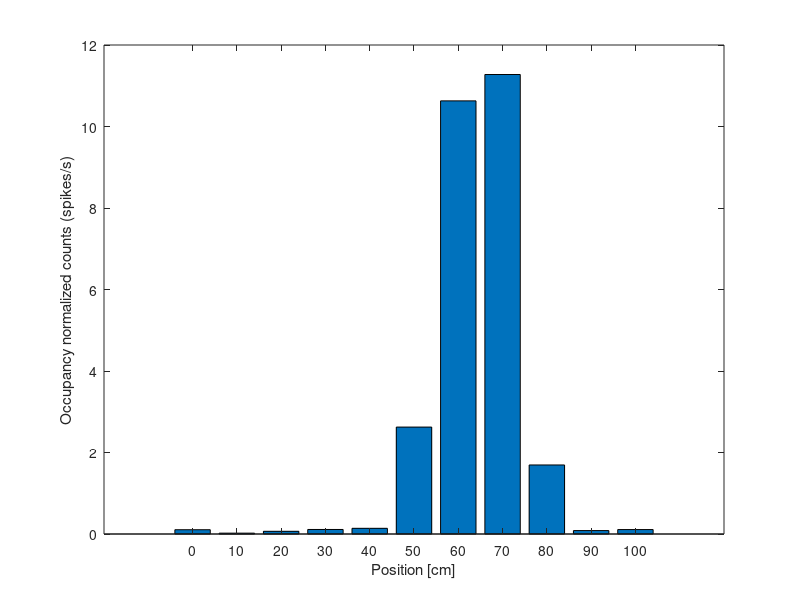

The MATLAB source for this figure: (Note: this script raises an error after producing the figure.)
%% Chapter 9, Step 1.

load('Ch9-spikes-1.mat')	%Load the place field data
plot(t,X)					%... and plot the rat's position.
xlabel('Time [s]');			%... with axes labelled.
ylabel('Position [cm]')

%Histogram spikes into bins centered at times t.
spiketrain = hist(spiketimes,t)';

plot(t,X)                   %Plot the position.
hold on                     %Freeze graphics window.
plot(t,10*spiketrain,'g')   %Plot the spikes.
hold off                    %Release graphics window.
xlabel('Time [sec]')        %Label the axes.
ylabel('Position [cm]')

spikeindex=find(spiketrain);	%Deterime index of each spike.

plot(t,X)					%Plot the position.
hold on						%Freeze graphics window.
plot(t(spikeindex),X(spikeindex),'r.')%Plot spikes @ positions.
hold off					%Release graphics window.
xlabel('Time [sec]')		%Label the axes.
ylabel('Position [cm]')

bins=0:10:100;					%Define spatial bins.
spikehist=hist(X(spikeindex),bins);%Histogram positions @ spikes.
occupancy=hist(X,bins)*0.001;	%Convert occupancy to seconds.
bar(bins,spikehist./occupancy); %Plot results as bars.
xlabel('Position [cm]')			%Label the axes.
ylabel('Occupancy normalized counts (spikes/s)')

%% Chapter 9, Step 2.

%Fit Model 1 to the spike train data.
b=glmfit(X,spiketrain,'poisson','identity');

bar(bins,spikehist./occupancy);		%Plot occupancy norm. hist.
hold on;                        	%Freeze graphics.
plot(bins,(b(1)+b(2)*bins)*1000,'r');%Plot model.
hold off                        	%Release graphics.
xlabel('Position [cm]')			%Label the axes.
ylabel('Occupancy normalized counts (spikes/s)')

%% Chapter 9, Step 3.

%Fit Model 2 to the spike train data.
b2=glmfit(X,spiketrain,'poisson','log');

%Fit Model 2 to the spike train data (omitting last input).
b2=glmfit(X,spiketrain,'poisson');

bar(bins,spikehist./occupancy);		%Plot occupancy norm. hist.
hold on;                        	%Freeze graphics.
plot(bins,exp(b2(1)+b2(2)*bins)*1000,'r');	%Plot Model 2.
hold off                        	%Release graphics.
xlabel('Position [cm]')				%Label the axes.
ylabel('Occupancy normalized counts (spikes/s)')

%Fit Model 3 to the spike train data (omitting last input).
b3=glmfit([X X.^2],spiketrain,'poisson');

bar(bins,spikehist./occupancy);		%Plot occupancy norm. hist.
hold on;                        	%Freeze graphics.
plot(bins,exp(b3(1)+b3(2)*bins+b3(3)*bins.^2)*1000,'r');%Model 3.
hold off                        	%Release graphics.
xlabel('Position [cm]')				%Label the axes.
ylabel('Occupancy normalized counts (spikes/s)')

%Compute maximum likelihood estimates of:
mu=-b3(2)/2/b3(3);                  %...place field center,
sigma=sqrt(-1/(2*b3(3)));           %...place field size,
alpha=exp(b3(1)-b3(2)^2/4/b3(3));   %...max firing rate.

%%  Chapter 9, Step 4.

lambda2=exp(b2(1)+b2(2)*X);		%Use Poisson rate function,
LL2=sum(log(poisspdf(spiketrain,lambda2)));%..and log likelihood,
AIC2 = -2*LL2+2*2;				%...to find AIC for Model 2.

%Compute the AIC for Model 3.
AIC3 = -2*sum(log(poisspdf(spiketrain, ...
                    exp(b3(1)+b3(2)*X+b3(3)*X.^2))))+2*3;

dAIC=AIC2-AIC3;		%Difference in AIC between Models 1 and 2.

%Fit Model 2 and Model 3, and compute difference in AIC.
[b2 dev2 stats2]=glmfit(X,spiketrain,'poisson');
[b3 dev3 stats3]=glmfit([X X.^2],spiketrain,'poisson');
dAIC=(dev2+2*2)-(dev3+2*3);

p=1-chi2cdf(dev2-dev3,1);	%Compare Models 2 and 3, nested GLMs.

%Compute 95% CI for parameters of Model 2.
CI2=[b2-2*stats2.se b2+2*stats2.se];

eCI2 = exp(CI2);	%Exponentiate Model 2 CIs.

%Compute 95% CI for parameters of Model 3.
CI3 = [b3-2*stats3.se b3+2*stats3.se];

p_beta2 = stats3.p(3);	%Significance level of Model 3 parameter.

N = length(spiketimes);				%Define # of spikes.
lambda3=exp(b3(1)+b3(2)*X+b3(3)*X.^2);	%Evaluate Model 3.
Z(1)=sum(lambda3(1:spikeindex(1)));	%1st rescaled waiting time.
for i=2:N							%... and the rest.
  Z(i)=sum(lambda3(spikeindex(i-1):spikeindex(i)));
end

%Compute empirical CDF from rescaled waiting times.
[eCDF, zvals] = ecdf(Z);

mCDF = 1-exp(-zvals);				%Model CDF at z values.
plot(mCDF,eCDF)						%Create KS-plot.
hold on								%Freeze graphics window.
plot([0 1], [0 1]+1.36/sqrt(N),'k')	%Upper confidence bound.
plot([0 1], [0 1]-1.36/sqrt(N),'k')	%Lower confidence bound.
hold off							%Release graphics window.
xlabel('Model CDF')					%Label the axes.
ylabel('Empirical CDF')

R = cumsum(stats3.resid);	%Cumulative sum of Model 3 residuals.

plot(t,R)

%% Chapter 9, Step 3 (revisited).

dir = [0; diff(X)>0];

%Fit Model 4, and return estimates and useful statistics.
[b4,dev4,stats4]=glmfit([X X.^2 dir],spiketrain,'poisson');

%% Chapter 9, Step 4 (revisited).

dAIC=(dev3+2*3)-(dev4+2*4);%Difference in AIC between Models 3&4.

p=1-chi2cdf(dev3-dev4,1); %Compare Models 3 and 4, nested GLMs.

%For model 4, compute 95% CI for last parameter,
CI_beta3 = [b4(4)-2*stats4.se(4) b4(4)+2*stats4.se(4)];
p_beta3 = stats4.p(4);	%... and significance level.

lambda4=exp(b4(1)+b4(2)*X+b4(3)*X.^2+b4(4)*dir);%Eval. Model 4.
Z(1)=sum(lambda4(1:spikeindex(1)));	%1st rescaled waiting time.
for i=2:N							%... and the rest.
  Z(i)=sum(lambda4(spikeindex(i-1):spikeindex(i)));
end
[eCDF, zvals] = ecdf(Z);			%Define empirical CDF,
mCDF = 1-exp(-zvals);				%...and model CDF,
plot(mCDF,eCDF)						%...to create KS-plot.
hold on								%Freeze graphics window.
plot([0 1], [0 1]+1.36/sqrt(N),'k')	%Upper confidence bound.
plot([0 1], [0 1]-1.36/sqrt(N),'k')	%Lower confidence bound.
hold off							%Release graphics window.
xlabel('Model CDF')					%Label the axes.
ylabel('Empirical CDF')

R = cumsum(stats4.resid);	%Cumulative sum of Model 4 residuals.
plot(t,R)					%Plot it.

%% Chapter 9, Step 5.

%For Model 4, compute maximum likelihood estimates of:
mu=-b4(2)/2/b4(3);                  %...place field center,
sigma=sqrt(-1/(2*b4(3)));           %...place field size,
alpha=exp(b4(1)-b4(2)^2/4/b4(3));   %...max firing rate.

xs=(0:100)';					%Define interval of positions,
Ns=size(xs);					%...and number of positions.
%Evaluate Model 4 in direction 0 (X decreases).
[lambda4_0 up0 low0]=glmval(b4,[xs xs.^2 zeros(Ns)],'log',stats4);
%Evaluate Model 4 in direction 1 (X increases).
[lambda4_1 up1 low1]=glmval(b4,[xs xs.^2 ones(Ns)],'log',stats4);
plot(xs,lambda4_0,'b')			%Plot Model 4, X decreasing,
hold on							%...freeze graphics,
plot(xs,lambda4_0+up0,'b--')	%...add upper CI,
plot(xs,lambda4_0-low0,'b--')	%...and lower CI.
plot(xs,lambda4_1,'r')			%Plot Model 4, X increasing,
plot(xs,lambda4_1+up1,'r--')	%...add upper CI,
plot(xs,lambda4_1-low1,'r--');	%...add lower CI.
hold off						%Release graphics.

%% Chapter 9, Problems.

Y = randn(size(X));
